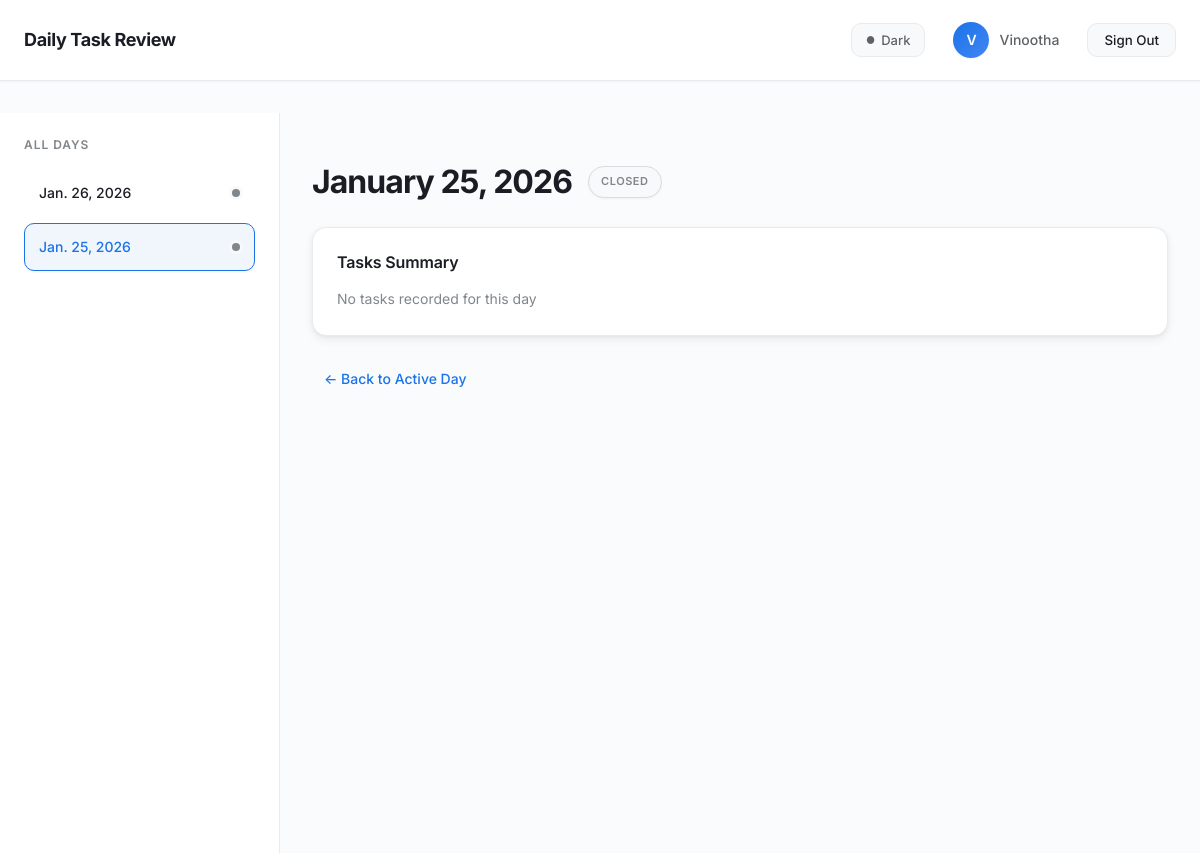
Before: /day/15/ (signed in) with the older database file.
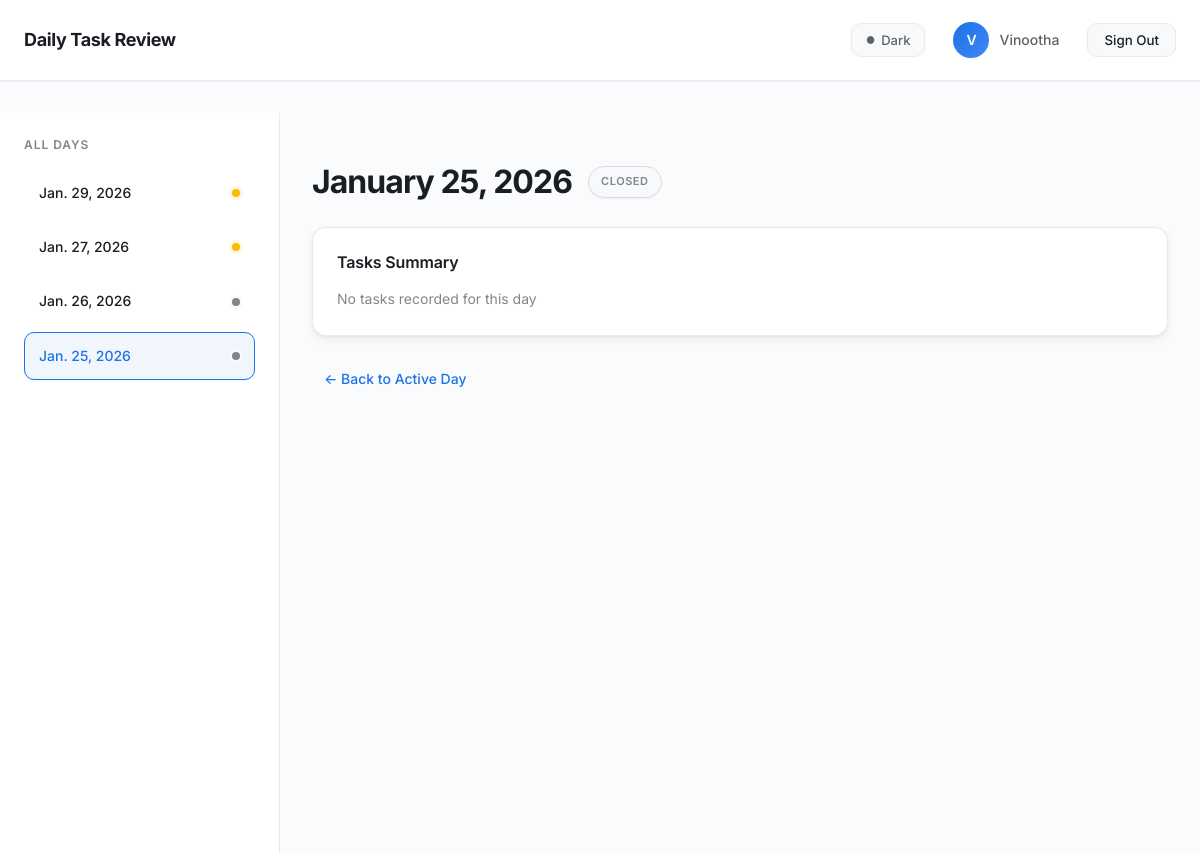
After: the same page with the newer database file.
### tasks/models.py (models this page shows, shortened)
class Day(models.Model):
    user = models.ForeignKey(
        User, on_delete=models.CASCADE, related_name="days")
    date = models.DateField()
    status = models.CharField(
        max_length=10,
        choices=DayStatus.choices,
        default=DayStatus.OPEN,
    )
    is_active = models.BooleanField(default=False)
    created_at = models.DateTimeField(auto_now_add=True)
    closed_at = models.DateTimeField(null=True, blank=True)
    class Meta:
        unique_together = ("user", "date")
        ordering = ["-date"]

### tasks/views.py (the view)
# urls.py: path("day/<int:day_id>/", views.day_view, name="day_view"),
def day_view(request, day_id):
    user = request.user
    day = get_object_or_404(Day, id=day_id, user=user)
    active_day = get_active_day(user)
    return render(request, "tasks/day.html", {
        "day": day,
        "is_active": day.is_active,
        "is_open": day.status == "OPEN",
        "incomplete_tasks": day.tasks.filter(status=TaskStatus.PENDING),
        "completed_tasks": day.tasks.filter(status=TaskStatus.COMPLETED),
        "all_days": Day.objects.filter(user=user).order_by("-date"),
        "active_day": active_day,
    })

### tasks/services.py (called while the page is built, shortened)
def get_active_day(user):
    active = Day.objects.filter(user=user, is_active=True).first()
    if active:
        return active

### tasks/templates/tasks/day.html (shortened to what this page needs)
{% extends "base.html" %}
{% block content %}
<div class="layout">
  <aside class="sidebar">
    <h3>All Days</h3>
    {% for d in all_days %}
      {% if d.id != active_day.id %}
        <a href="{% url 'day_view' d.id %}"
           class="day-link {% if d.id == day.id %}active-day{% endif %}">
          {{ d.date }}
          {% if d.status == 'OPEN' %}<span class="dot yellow"></span>{% endif %}
          {% if d.status == 'CLOSED' %}<span class="dot gray"></span>{% endif %}
        </a>
      {% endif %}
    {% endfor %}
  </aside>
  <main class="main">
    <header class="day-header">
      <h1>{{ day.date|date:"F j, Y" }}</h1>
      {% if is_active %}
        <span class="badge active">Active</span>
      {% elif is_open %}
        <span class="badge open">Open</span>
      {% else %}
        <span class="badge closed">Closed</span>
      {% endif %}
    </header>
    <section class="day-card">
      <h3>Tasks Summary</h3>
      {% if not incomplete_tasks and not completed_tasks %}
        <p class="muted">No tasks recorded for this day</p>
      {% endif %}
    </section>
    <a href="{% url 'today' %}" class="back-link">← Back to Active Day</a>
  </main>
</div>
{% endblock %}

Changed rows visible on the page:
added Day: date "Jan. 29, 2026", status "OPEN" (drawn)
now on this page (row edited): Day: date "Jan. 27, 2026", status "OPEN" (drawn)
